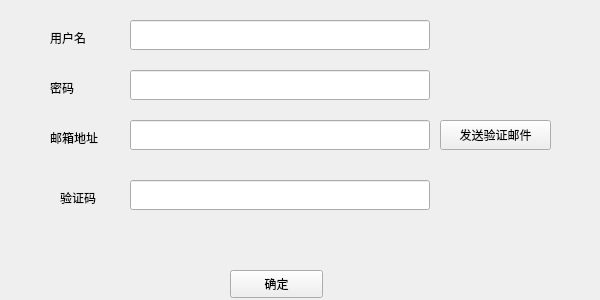
<?xml version="1.0" encoding="UTF-8"?>
<ui version="4.0">
 <class>Verify</class>
 <widget class="QWidget" name="Verify">
  <property name="geometry">
   <rect>
    <x>0</x>
    <y>0</y>
    <width>600</width>
    <height>300</height>
   </rect>
  </property>
  <property name="minimumSize">
   <size>
    <width>600</width>
    <height>300</height>
   </size>
  </property>
  <property name="maximumSize">
   <size>
    <width>600</width>
    <height>300</height>
   </size>
  </property>
  <property name="windowTitle">
   <string>Form</string>
  </property>
  <widget class="QPushButton" name="sendButton">
   <property name="geometry">
    <rect>
     <x>440</x>
     <y>120</y>
     <width>111</width>
     <height>30</height>
    </rect>
   </property>
   <property name="text">
    <string>发送验证邮件</string>
   </property>
  </widget>
  <widget class="QLabel" name="mailLabel">
   <property name="geometry">
    <rect>
     <x>50</x>
     <y>130</y>
     <width>72</width>
     <height>15</height>
    </rect>
   </property>
   <property name="text">
    <string>邮箱地址</string>
   </property>
  </widget>
  <widget class="QLabel" name="codeLabel">
   <property name="geometry">
    <rect>
     <x>60</x>
     <y>190</y>
     <width>72</width>
     <height>15</height>
    </rect>
   </property>
   <property name="text">
    <string>验证码</string>
   </property>
  </widget>
  <widget class="QLineEdit" name="mailEdit">
   <property name="geometry">
    <rect>
     <x>130</x>
     <y>120</y>
     <width>300</width>
     <height>30</height>
    </rect>
   </property>
  </widget>
  <widget class="QLineEdit" name="codeEdit">
   <property name="geometry">
    <rect>
     <x>130</x>
     <y>180</y>
     <width>300</width>
     <height>30</height>
    </rect>
   </property>
  </widget>
  <widget class="QPushButton" name="confirmButton">
   <property name="geometry">
    <rect>
     <x>230</x>
     <y>270</y>
     <width>93</width>
     <height>28</height>
    </rect>
   </property>
   <property name="text">
    <string>确定</string>
   </property>
  </widget>
  <widget class="QLabel" name="nameLabel">
   <property name="geometry">
    <rect>
     <x>50</x>
     <y>80</y>
     <width>72</width>
     <height>15</height>
    </rect>
   </property>
   <property name="text">
    <string>密码</string>
   </property>
  </widget>
  <widget class="QLabel" name="passwordLabel">
   <property name="geometry">
    <rect>
     <x>50</x>
     <y>30</y>
     <width>72</width>
     <height>15</height>
    </rect>
   </property>
   <property name="text">
    <string>用户名</string>
   </property>
  </widget>
  <widget class="QLineEdit" name="nameEdit">
   <property name="geometry">
    <rect>
     <x>130</x>
     <y>20</y>
     <width>300</width>
     <height>30</height>
    </rect>
   </property>
  </widget>
  <widget class="QLineEdit" name="passwordEdit">
   <property name="geometry">
    <rect>
     <x>130</x>
     <y>70</y>
     <width>300</width>
     <height>30</height>
    </rect>
   </property>
  </widget>
  <widget class="QLabel" name="nameStatus">
   <property name="geometry">
    <rect>
     <x>450</x>
     <y>30</y>
     <width>131</width>
     <height>16</height>
    </rect>
   </property>
   <property name="text">
    <string/>
   </property>
  </widget>
  <widget class="QLabel" name="passwordStatus">
   <property name="geometry">
    <rect>
     <x>450</x>
     <y>80</y>
     <width>131</width>
     <height>16</height>
    </rect>
   </property>
   <property name="text">
    <string/>
   </property>
  </widget>
  <widget class="QLabel" name="codeStatus">
   <property name="geometry">
    <rect>
     <x>130</x>
     <y>220</y>
     <width>411</width>
     <height>21</height>
    </rect>
   </property>
   <property name="text">
    <string/>
   </property>
  </widget>
  <widget class="QLabel" name="mailStatus">
   <property name="geometry">
    <rect>
     <x>140</x>
     <y>160</y>
     <width>291</width>
     <height>16</height>
    </rect>
   </property>
   <property name="text">
    <string/>
   </property>
  </widget>
 </widget>
 <resources/>
 <connections/>
</ui>
